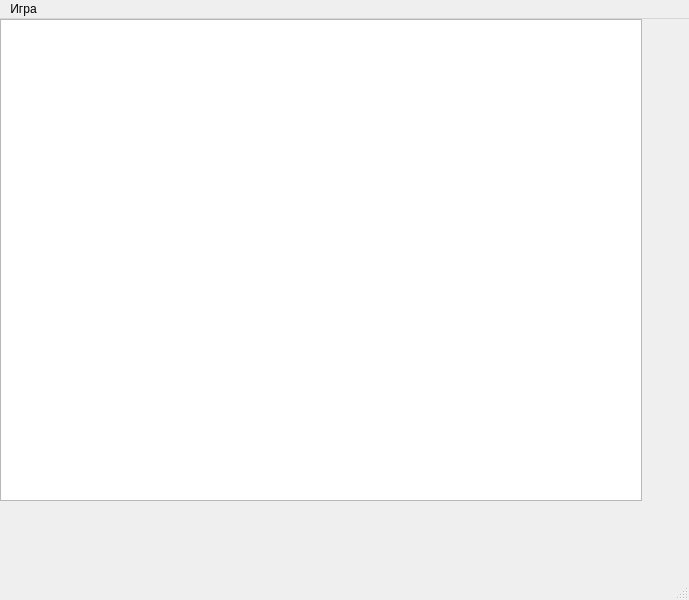
<?xml version="1.0" encoding="UTF-8"?>
<ui version="4.0">
 <class>WindowMain</class>
 <widget class="QMainWindow" name="WindowMain">
  <property name="geometry">
   <rect>
    <x>0</x>
    <y>0</y>
    <width>689</width>
    <height>600</height>
   </rect>
  </property>
  <property name="windowTitle">
   <string>MainWindow</string>
  </property>
  <widget class="QWidget" name="centralWidget">
   <widget class="QGraphicsView" name="graphicsView">
    <property name="geometry">
     <rect>
      <x>0</x>
      <y>0</y>
      <width>642</width>
      <height>482</height>
     </rect>
    </property>
    <property name="lineWidth">
     <number>0</number>
    </property>
    <property name="verticalScrollBarPolicy">
     <enum>Qt::ScrollBarAsNeeded</enum>
    </property>
    <property name="horizontalScrollBarPolicy">
     <enum>Qt::ScrollBarAsNeeded</enum>
    </property>
    <property name="sceneRect">
     <rectf>
      <x>0.000000000000000</x>
      <y>0.000000000000000</y>
      <width>640.000000000000000</width>
      <height>480.000000000000000</height>
     </rectf>
    </property>
   </widget>
  </widget>
  <widget class="QMenuBar" name="menuBar">
   <property name="geometry">
    <rect>
     <x>0</x>
     <y>0</y>
     <width>689</width>
     <height>21</height>
    </rect>
   </property>
   <widget class="QMenu" name="menu">
    <property name="title">
     <string>Игра</string>
    </property>
    <addaction name="action"/>
   </widget>
   <addaction name="menu"/>
  </widget>
  <widget class="QStatusBar" name="statusBar"/>
  <action name="action">
   <property name="text">
    <string>Новая</string>
   </property>
  </action>
 </widget>
 <layoutdefault spacing="6" margin="11"/>
 <resources/>
 <connections/>
</ui>
